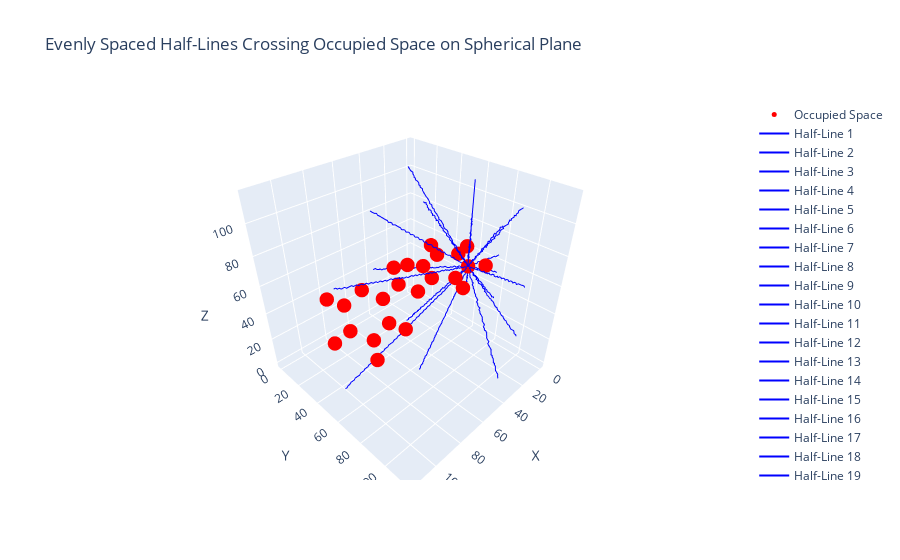

Notebook source saved alongside this figure:
### Code cell
from plotly.subplots import make_subplots



# Example usage:

# Visualize the lines passing through the 3D grid using Plotly
#visualize_half_lines_with_plotly(cat_mol_grids[0], center, 10)
fig = make_subplots(rows=1, cols=1, specs=[[{'type': 'scatter3d'}]])

# Scatter plot for occupied space points in red
x_occupied, y_occupied, z_occupied = np.where(sub_grid[10] != 0)
fig.add_trace(go.Scatter3d(x=x_occupied, y=y_occupied, z=z_occupied, mode='markers', marker=dict(size=5, color='red'), name='Occupied Space'))

# Plot the evenly spaced half-lines that cross occupied space
for i, half_line in enumerate(half_lines):
    x, y, z = zip(*half_line[0])
    if half_line[2]:
        fig.add_trace(go.Scatter3d(x=x, y=y, z=z, mode='lines', line=dict(color='red'), name=f"Half-Line {i + 1}"))
    else:
        fig.add_trace(go.Scatter3d(x=x, y=y, z=z, mode='lines', line=dict(color='blue'), name=f"Half-Line {i + 1}"))
fig.update_layout(scene=dict(xaxis_title='X', yaxis_title='Y', zaxis_title='Z'))
fig.update_layout(title='Evenly Spaced Half-Lines Crossing Occupied Space on Spherical Plane')

fig.show()
